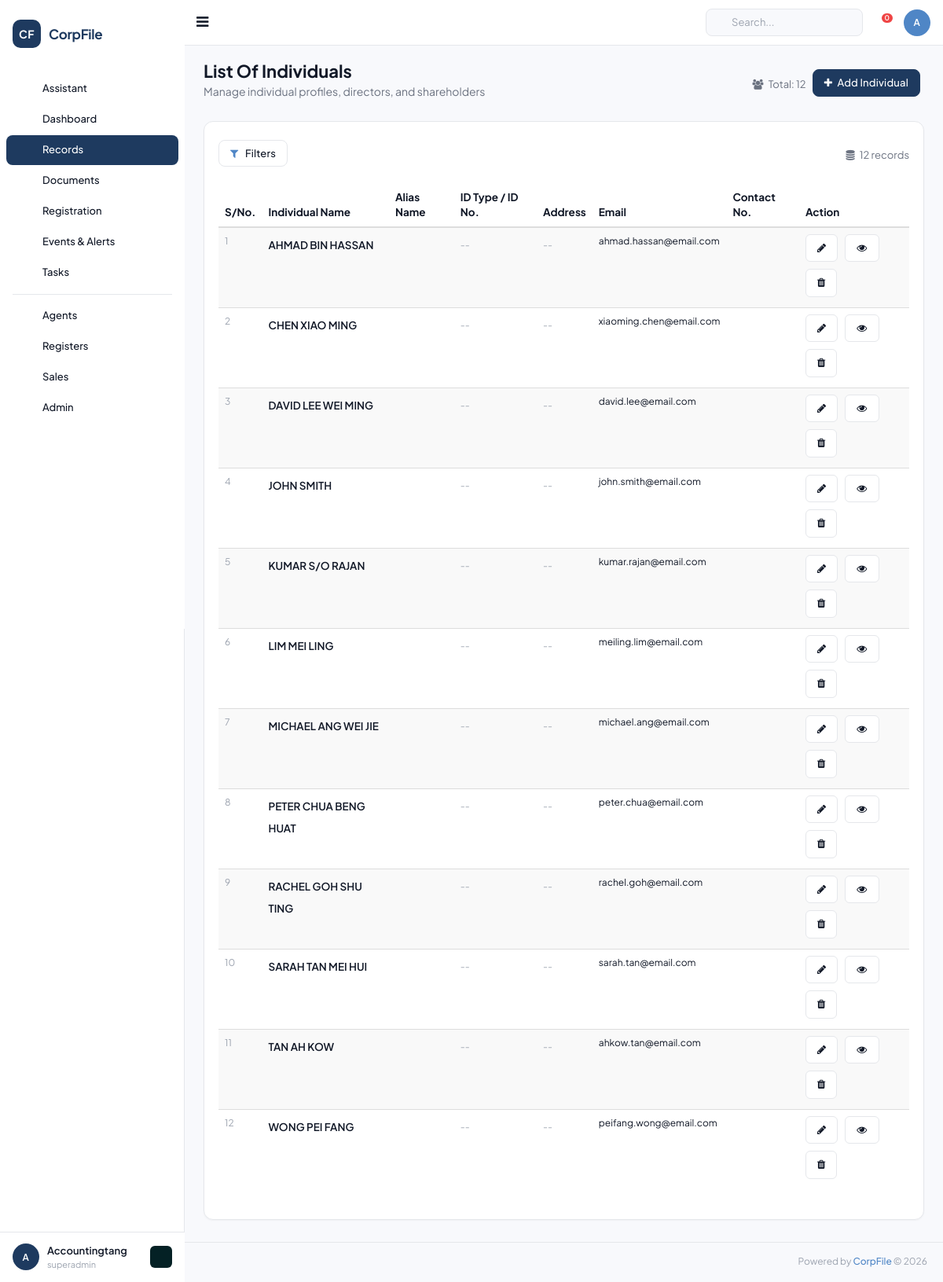
The page /member (signed in) on the database its author committed.
### tables this page shows
CREATE TABLE `members` (
  `id` INT UNSIGNED AUTO_INCREMENT PRIMARY KEY,
  `client_id` INT UNSIGNED NOT NULL,
  `name_initials` VARCHAR(10) DEFAULT NULL COMMENT 'Dr/Mr/Mrs/Ms/etc',
  `name` VARCHAR(255) NOT NULL,
  `former_name` VARCHAR(255) DEFAULT NULL,
  `alias_name` VARCHAR(255) DEFAULT NULL,
  `gender` ENUM('Male','Female') DEFAULT NULL,
  `date_of_birth` DATE DEFAULT NULL,
  `country_of_birth` VARCHAR(100) DEFAULT NULL,
  `nationality` VARCHAR(100) DEFAULT NULL,
  `race` VARCHAR(50) DEFAULT NULL,
  `status` VARCHAR(50) DEFAULT 'Active',
  `risk_assessment_rating` VARCHAR(20) DEFAULT NULL,
  `additional_notes` TEXT DEFAULT NULL,
  `deceased_date` DATE DEFAULT NULL,
  `resigning` VARCHAR(255) DEFAULT NULL,
  `father_name` VARCHAR(255) DEFAULT NULL,
  `mother_name` VARCHAR(255) DEFAULT NULL,
  `spouse_name` VARCHAR(255) DEFAULT NULL,
  `email` VARCHAR(255) DEFAULT NULL,
  `alternate_email` VARCHAR(255) DEFAULT NULL,
  `skype_id` VARCHAR(100) DEFAULT NULL,
  `mobile_code` VARCHAR(10) DEFAULT NULL,
  `mobile_number` VARCHAR(50) DEFAULT NULL,
  `telephone_code` VARCHAR(10) DEFAULT NULL,
  `telephone_number` VARCHAR(50) DEFAULT NULL,
  `fax_code` VARCHAR(10) DEFAULT NULL,
  `fax_number` VARCHAR(50) DEFAULT NULL,
  `preferred_contact_mode` VARCHAR(50) DEFAULT NULL,
  `business_occupation` TEXT DEFAULT NULL,
  `other_directorship` TEXT DEFAULT NULL,
  `created_by` INT UNSIGNED DEFAULT NULL,
  `created_at` DATETIME DEFAULT CURRENT_TIMESTAMP,
  `updated_at` DATETIME DEFAULT CURRENT_TIMESTAMP ON UPDATE CURRENT_TIMESTAMP,
  FOREIGN KEY (`client_id`) REFERENCES `clients`(`id`) ON DELETE CASCADE
);

### application/controllers/Members.php (called while the page is built, shortened)
<?php
class Member_list extends BaseController {
    public function index() {
        $data = [
            'page_title' => 'List Of Individuals',
            'members' => [],
            'total' => 0,
        ];
        if ($this->db) {
            $clientId = $_SESSION['client_id'] ?? '';
            $client = $this->db->fetchOne("SELECT id FROM clients WHERE client_id = ?", [$clientId]);
            if ($client) {
                $data['members'] = $this->db->fetchAll(
                    "SELECT m.*
                     FROM members m
                     WHERE m.client_id = ?
                     ORDER BY m.name ASC",
                    [$client->id]
                );
                $data['total'] = count($data['members']);
            }
        }
        $this->loadLayout('members/list', $data);
    }
}

### application/config/config.php (called while the page is built, shortened)
<?php
function base_url($path = '') {
    return rtrim($GLOBALS['config']['base_url'], '/') . '/' . ltrim($path, '/');
}
function site_url($path = '') {
    return base_url($path);
}

### application/libraries/Database.php (called while the page is built, shortened)
<?php
class Database {
    private static $instance = null;
    private $pdo;
    public function __construct() {
        $config = $GLOBALS['db_config'];
        try {
            $socket = getenv('DB_SOCKET');
            if ($socket) {
                $dsn = "mysql:unix_socket={$socket};dbname={$config['database']};charset={$config['charset']}";
            } else {
                $dsn = "mysql:host={$config['host']};port={$config['port']};dbname={$config['database']};charset={$config['charset']}";
            }
            $options = [
                PDO::ATTR_ERRMODE => PDO::ERRMODE_EXCEPTION,
                PDO::ATTR_DEFAULT_FETCH_MODE => PDO::FETCH_OBJ,
                PDO::ATTR_EMULATE_PREPARES => false,
            ];
            if (defined('PDO::MYSQL_ATTR_SSL_VERIFY_SERVER_CERT')) {
                $options[PDO::MYSQL_ATTR_SSL_VERIFY_SERVER_CERT] = false;
            }
            $this->pdo = new PDO($dsn, $config['username'], $config['password'], $options);
        } catch (PDOException $e) {
            if (ENVIRONMENT === 'development') {
                die('Database connection failed: ' . $e->getMessage());
            } else {
                die('Database connection failed.');
            }
        }
    }
    public static function getInstance() {
        if (self::$instance === null) {
            self::$instance = new self();
        }
        return self::$instance;
    }
    public function query($sql, $params = []) {
        $stmt = $this->pdo->prepare($sql);
        $stmt->execute($params);
        return $stmt;
    }
    public function fetchAll($sql, $params = []) {
        return $this->query($sql, $params)->fetchAll();
    }
    public function fetchOne($sql, $params = []) {
        return $this->query($sql, $params)->fetch();
    }
}

### application/views/members/list.php (the view, shortened to what this page needs)
<div class="page-title">
    <div class="title_left">
        <h3><?php echo $page_title; ?></h3>
        <p style="color:var(--cf-text-secondary); font-size:14px; margin-top:4px;">
            Manage individual profiles, directors, and shareholders
        </p>
    </div>
    <div class="title_right">
        <div class="pull-right" style="display:flex; gap:8px; align-items:center;">
            <span style="font-size:13px; color:var(--cf-text-secondary);">
                <i class="fa fa-users" style="margin-right:4px;"></i> Total: <?php echo $total; ?>
            </span>
            <a href="<?php echo site_url('members/add_member'); ?>" class="btn btn-primary">
                <i class="fa fa-plus" style="margin-right:4px;"></i> Add Individual
            </a>
        </div>
    </div>
</div>
<div class="row">
    <div class="col-md-12">
        <div class="x_panel">
            <div class="x_content">
                <div style="display:flex; gap:12px; align-items:center; margin-bottom:16px; flex-wrap:wrap;">
                    <button class="btn btn-default" id="toggleFilter" style="border-radius:var(--cf-radius-sm);">
                        <i class="fa fa-filter" style="margin-right:6px; color:var(--cf-accent);"></i> Filters
                    </button>
                    <span style="font-size:13px; color:var(--cf-text-secondary);">
                        <i class="fa fa-database" style="margin-right:4px;"></i>
                        <?php echo $total; ?> records
                    </span>
                </div>
                <table id="datatable" class="table table-striped dt-responsive nowrap" cellspacing="0" width="100%">
                    <thead>
                        <tr>
                            <th width="5%">S/No.</th>
                            <th>Individual Name</th>
                            <th>Alias Name</th>
                            <th>ID Type / ID No.</th>
                            <th>Address</th>
                            <th>Email</th>
                            <th>Contact No.</th>
                            <th width="12%" style="min-width:140px;">Action</th>
                        </tr>
                    </thead>
                    <tbody>
                        <?php if (!empty($members)):
                            $sno = 1;
                            foreach ($members as $row): ?>
                            <tr>
                                <td style="color:var(--cf-text-muted); font-size:12px;"><?php echo $sno++; ?></td>
                                <td>
                                    <span style="font-weight:600; color:var(--cf-text);"><?php echo htmlspecialchars($row->name); ?></span>
                                </td>
                                <td style="color:var(--cf-text-secondary); font-size:12px;"><?php echo htmlspecialchars($row->alias_name); ?></td>
                                <td style="font-family:monospace; font-size:12px;">
                                    <?php
                                    if (!empty($row->id_type) && !empty($row->id_number)) {
                                        echo htmlspecialchars($row->id_type) . ' / ' . htmlspecialchars($row->id_number);
                                    } else {
                                        echo '<span style="color:var(--cf-text-muted);">--</span>';
                                    }
                                    ?>
                                </td>
                                <td style="font-size:12px; max-width:200px; overflow:hidden; text-overflow:ellipsis; white-space:nowrap;">
                                    <?php
                                    if (!empty($row->address)) {
                                        echo htmlspecialchars($row->address);
                                    } else {
                                        echo '<span style="color:var(--cf-text-muted);">--</span>';
                                    }
                                    ?>
                                </td>
                                <td style="font-size:12px;"><?php echo htmlspecialchars($row->email); ?></td>
                                <td style="font-size:12px;"><?php echo htmlspecialchars($row->contact_number); ?></td>
                                <td>
                                    <div style="display:flex; gap:4px; flex-wrap:wrap;">
                                        <a href="<?php echo site_url('members/edit_member/' . $row->id); ?>" class="btn btn-default btn-xs" title="Edit" style="border-radius:6px;">
                                            <i class="fa fa-pencil"></i>
                                        </a>
                                        <a href="<?php echo site_url('members/view_member/' . $row->id); ?>" class="btn btn-default btn-xs" title="View" style="border-radius:6px;">
                                            <i class="fa fa-eye"></i>
                                        </a>
                                        <button class="btn btn-default btn-xs delete_doc" data-id="<?php echo $row->id; ?>" title="Delete" style="border-radius:6px; color:var(--cf-danger);">
                                            <i class="fa fa-trash"></i>
                                        </button>
                                    </div>
                                </td>
                            </tr>
                        <?php endforeach;
                        endif; ?>
                    </tbody>
                </table>
            </div>
        </div>
    </div>
</div>

### rows shown on the page
members: name "AHMAD BIN HASSAN", email "ahmad.hassan@email.com"
members: name "CHEN XIAO MING", email "xiaoming.chen@email.com"
members: name "DAVID LEE WEI MING", email "david.lee@email.com"
members: name "JOHN SMITH", email "john.smith@email.com"
members: name "KUMAR S/O RAJAN", email "kumar.rajan@email.com"
members: name "LIM MEI LING", email "meiling.lim@email.com"
members: name "MICHAEL ANG WEI JIE", email "michael.ang@email.com"
members: name "PETER CHUA BENG HUAT", email "peter.chua@email.com"
members: name "RACHEL GOH SHU TING", email "rachel.goh@email.com"
members: name "SARAH TAN MEI HUI", email "sarah.tan@email.com"
members: name "TAN AH KOW", email "ahkow.tan@email.com"
members: name "WONG PEI FANG", email "peifang.wong@email.com"

### other values the page prints
$user_initials "A"
$user_name "Accountingtang"
$user_role "superadmin"
$page_title "List Of Individuals"
$total "12"
